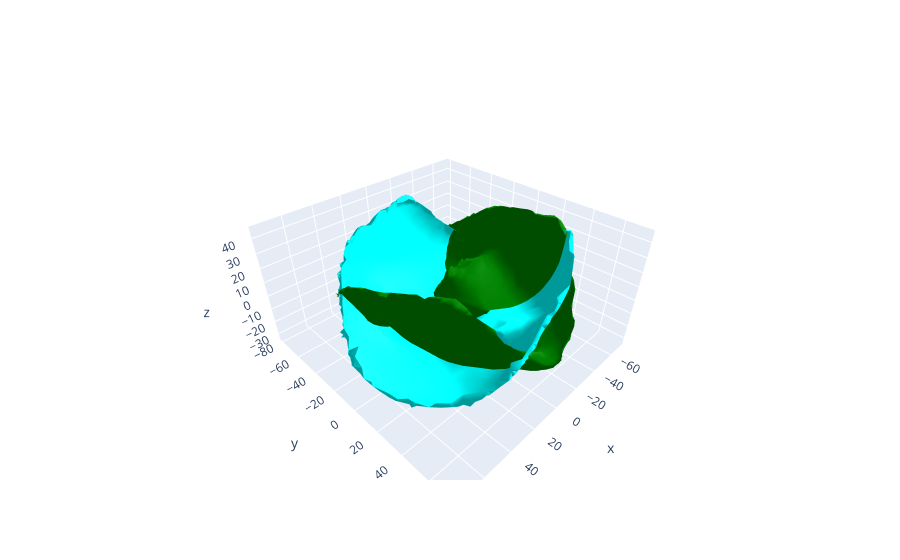

The notebook cell this image was saved under:
### Code cell
face = Face.from_file('scans/example2.stl').center()
face.pca_rotate()
face2 = face.copy()
face2.reflect(60*np.pi/180, 0)
fig = go.Figure(data=[
    face.mesh(color='cyan', lighting={
        'diffuse':.9,
        'fresnel': .4,
        'ambient': 0.6,
        'specular': 0.4
        }),
    face2.mesh(color='green', lighting={
        'diffuse':.9,
        'fresnel': .4,
        'ambient': 0.6,
        'specular': 0.4
        }),
])

fig.show()

### Figure 1 — Plotly figure (JSON) as saved in the notebook; plotly's stock layout.template omitted (floating-point values rounded to 4 significant figures; data arrays with more than 128 entries replaced by an {"elided": "..."} marker saying what was removed)
{"data": [{"color": "cyan", "i": {"elided": "2352 int values"}, "j": {"elided": "2352 int values"}, "k": {"elided": "2352 int values"}, "lighting": {"ambient": 0.6, "diffuse": 0.9, "fresnel": 0.4, "specular": 0.4}, "type": "mesh3d", "x": {"elided": "1164 float values"}, "y": {"elided": "1164 float values"}, "z": {"elided": "1164 float values"}}, {"color": "green", "i": {"elided": "2352 int values"}, "j": {"elided": "2352 int values"}, "k": {"elided": "2352 int values"}, "lighting": {"ambient": 0.6, "diffuse": 0.9, "fresnel": 0.4, "specular": 0.4}, "type": "mesh3d", "x": {"elided": "1164 float values"}, "y": {"elided": "1164 float values"}, "z": {"elided": "1164 float values"}}], "layout": {}}
